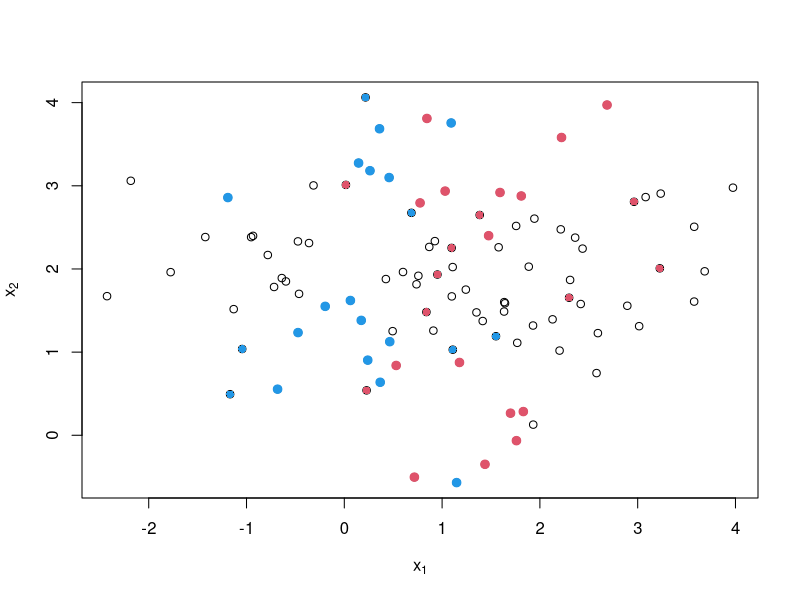

The R script that drew this image:
#############################################################
### Machine Learning, Stockholm University, VT2021        ###
### Active learning, illustrating example                 ###
### Frank Miller, 2021-05-24                              ###
#############################################################

# choose query strategy for active learning: uncertainty sampling ("U") or D-optimality ("D")
querys <- "D"
# size of unlabeled data pool
n      <- 100 
# first part until init uses random sampling
init   <- 15  
# final number to be labeled
end    <- 45

# generate 2-dimensional GMM x-data with two components N((0, 2), diag(1, 1)) and N((2, 2), diag(1, 1))
ragr  <- rbinom(n, size=1, prob=0.5)  # help-variable
data  <- cbind(rnorm(n, mean=2*ragr, sd=1), rnorm(n, mean=2, sd=1))
# simulation of true class (y-data, group variable not known to the learner)
group <- rbinom(n, size=1, prob=1/(1+exp(3-3*data[,1])))

# label randomly for initialisation (lab variabel known to the learner)
lab    <- rep(NA, n)
rindex <- sample(n, init)
lab[rindex] <- group[rindex]

#Plot with unlabeled data and initial random labeling
plot(data, col=1, xlab=expression(x[1]), ylab=expression(x[2]))
points(data, col=4-2*lab, lwd=2, pch=16)

# initialize vector for saving accuracy development
accdev <- NULL
# X0 is design matrix for all x-data; first a column with 1's for the intercept, then the two features
X0 <- cbind(rep(1, n), data)

# sequential labeling
for (i in (init+1):end){ 
  # Maximum Likelihood Estimate in logistic regression 
  lgm   <- glm(lab ~ data[, 1] + data[, 2], family="binomial")
  beta  <- summary(lgm)$coef[, 1]

  # compute predictions for all data points
  predic  <- 1/(1+exp(-beta[1]-beta[2]*data[,1]-beta[3]*data[,2]))
  # compute accuracy
  accura  <- 1-mean(abs((predic>0.5)-group))
  accdev  <- cbind(accdev, c(i-1, accura))
  if (querys=="U"){
    uncert  <- abs(predic-0.5)
    uncert[!is.na(lab)] <- NA
    # determine index of data point to be queried
    index   <- which.min(uncert)
  }
  if (querys=="D"){
    # XL is design matrix for labeled data; VL is diagonal of W-matrix for labeled data
    XL   <- X0[!is.na(lab), ]
    G0   <- 1/(1+exp(-X0 %*% beta)) 
    V0   <- G0 * (1-G0)
    VL   <- V0[!is.na(lab)]
    crit <- rep(NA, n)
    for (j in 1:n){
      if (is.na(lab[j])){
        # X is design matrix XL plus an additional unlabeled data point j; V accordingly
        X    <- rbind(XL, X0[j, ])
        V    <- c(VL, V0[j])
        # Information matrix if x_j is added and D-criterion
        Infj <- t(X) %*% diag(V) %*% X
        crit[j] <- 1/det(Infj)
      }
    }
    # determine index of data point to be queried
    index <- which.min(crit)
  }
  # oracle labels the queried data point
  lab[index] <- group[index]
  points(t(data[index, ]), col=4-2*lab[index], lwd=2, pch=19)
}


